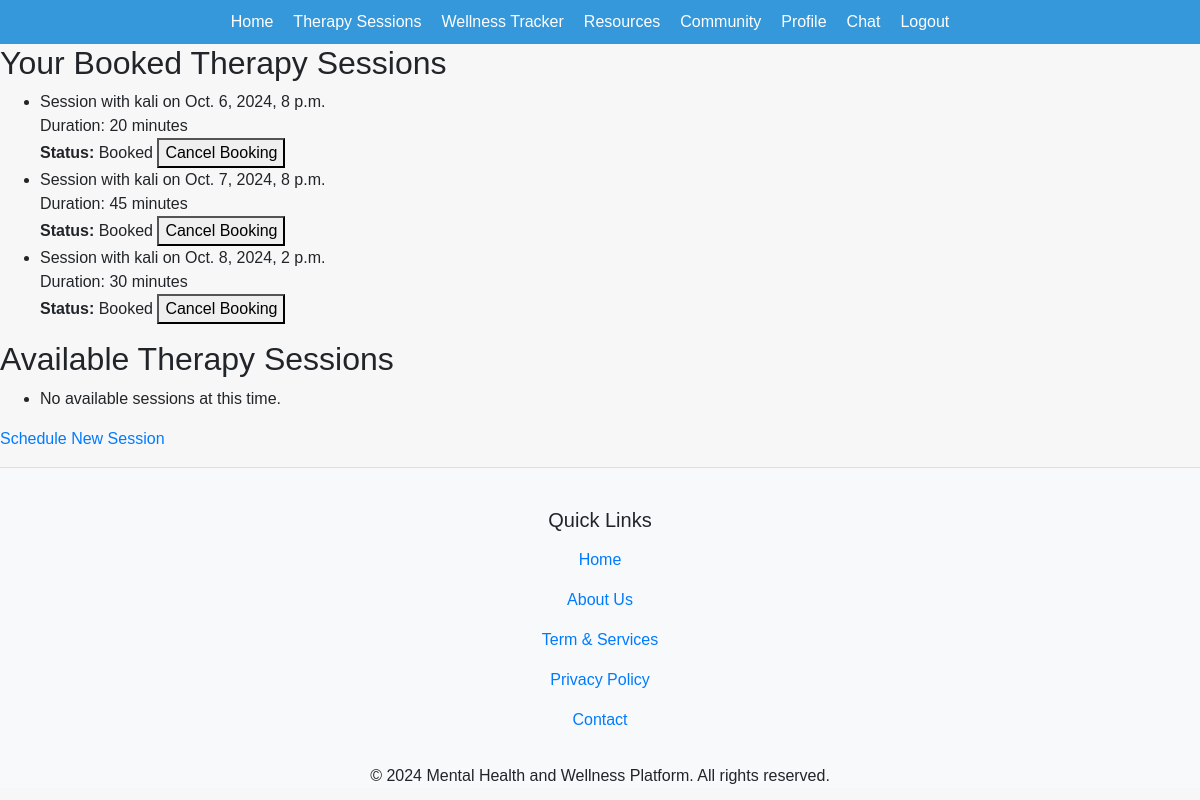
Page /sessions/sessions/ (signed in) on the committed database.
### therapy_sessions/models.py (models this page shows, shortened)
class TherapySession(models.Model):
    therapist = models.ForeignKey(
        settings.AUTH_USER_MODEL,
        on_delete=models.CASCADE,
        related_name='therapist_sessions'
    )
    client = models.ForeignKey(
        settings.AUTH_USER_MODEL,
        on_delete=models.SET_NULL,
        related_name='client_sessions',
        null=True,
        blank=True  # Allow NULL and blank values
    )
    session_date = models.DateTimeField()
    session_duration = models.IntegerField(help_text="Duration in minutes")
    booked = models.BooleanField(default=False)
    created_at = models.DateTimeField(default=timezone.now)
    class Meta:
        ordering = ['-session_date']  # Order sessions by date, newest first

### accounts/models.py (models this page shows, shortened)
class UserProfile(AbstractUser):
    ROLES = (
        ('client', 'Client'),
        ('therapist', 'Therapist'),
    )
    role = models.CharField(max_length=10, choices=ROLES)
    bio = models.TextField(blank=True, null=True)
    client_photo = models.ImageField(upload_to='client_photos', blank=True, null=True)
    therapist_photo = models.ImageField(upload_to='therapist_photos', blank=True, null=True)
    class Meta:
        verbose_name = 'User Profile'
        verbose_name_plural = 'User Profiles'

### therapy_sessions/views.py (the view)
# urls.py: path('sessions/', views.session_list, name='session_list'),
@login_required
def session_list(request):
    user_sessions = TherapySession.objects.filter(client=request.user).order_by('session_date')
    available_sessions = TherapySession.objects.filter(
        booked=False,  # Not booked
        session_date__gte=timezone.now()  # Date is today or in the future
    ).order_by('session_date')
    return render(request, 'therapy_sessions/session_list.html', {
        'user_sessions': user_sessions,
        'available_sessions': available_sessions
    })

### therapy_sessions/templates/therapy_sessions/session_list.html (shortened to what this page needs)
{% extends 'base.html' %}
{% block content %}
<h2>Your Booked Therapy Sessions</h2>
<ul>
    {% for session in user_sessions %}
        <li>
            Session with {{ session.therapist.username }} on {{ session.session_date }}<br>
            Duration: {{ session.session_duration }} minutes<br>
            <strong>Status:</strong> {% if session.booked %}Booked{% else %}Available{% endif %}
            {% if session.booked %}
                <form action="{% url 'cancel_booking' session.id %}" method="POST" style="display:inline;">
                    <button type="submit">Cancel Booking</button>
                </form>
            {% endif %}
        </li>
    {% empty %}
        <li>You have no booked sessions.</li>
    {% endfor %}
</ul>
<h2>Available Therapy Sessions</h2>
<ul>
    {% for session in available_sessions %}
        <li>
            Session with {{ session.therapist.username }} on {{ session.session_date }}<br>
            Duration: {{ session.session_duration }} minutes<br>
            <a href="{% url 'checkout' session.id %}">Book Now</a>
        </li>
    {% empty %}
        <li>No available sessions at this time.</li>
    {% endfor %}
</ul>
<a href="{% url 'schedule_session' %}">Schedule New Session</a>
{% endblock %}

### static/css/chat.css (style rules this page uses)
body { font-family: Arial, sans-serif; margin: 20px; }

### static/css/style.css (style rules this page uses)
body { font-family: Arial, sans-serif; background-color: #f7f7f7; margin: 0; padding: 0; }

### rows in the picture
TherapySession: therapist.username "kali", session_date "Oct. 6, 2024, 8 p.m.", session_duration "20", booked "Booked"
TherapySession: therapist.username "kali", session_date "Oct. 7, 2024, 8 p.m.", session_duration "45", booked "Booked"
TherapySession: therapist.username "kali", session_date "Oct. 8, 2024, 2 p.m.", session_duration "30", booked "Booked"
